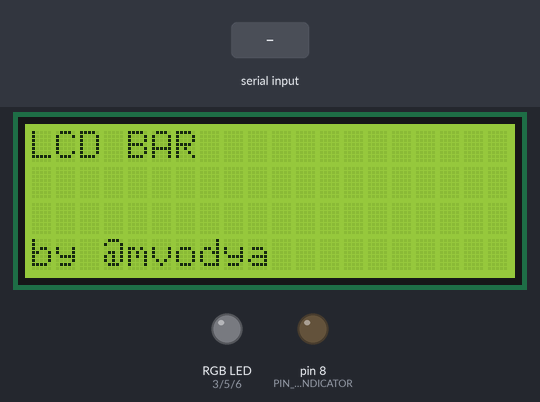
A sketch run on a simulated Arduino Uno, built with avr-gcc and run on an emulated ATmega328P. Shown: 20×4 character LCD, an RGB LED mixed from three pins (HIGH = lit), output pins drawn as LEDs (lit = HIGH). Inputs (shaded band) come from the test bench. Random numbers use the default seed unless the sketch sets one.

Above: at 3.8 s.
6.5 s: "BLCN;" received over Serial
At 7.7 s:
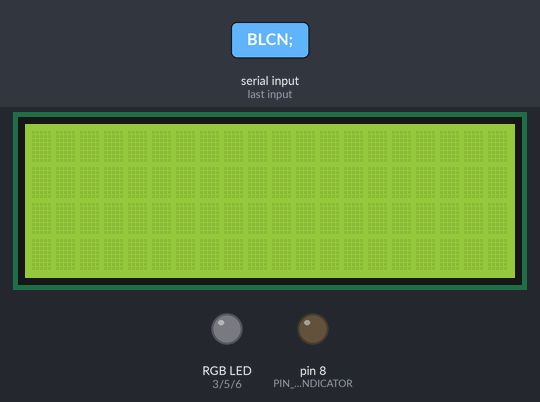
8.0 s: "BLCF;" received over Serial
At 9.0 s:
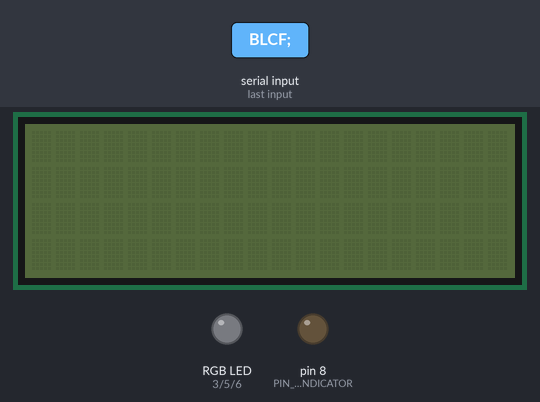
Timing chart, 0 to 11.0 s (numbered marks = the images above; inputs shaded):
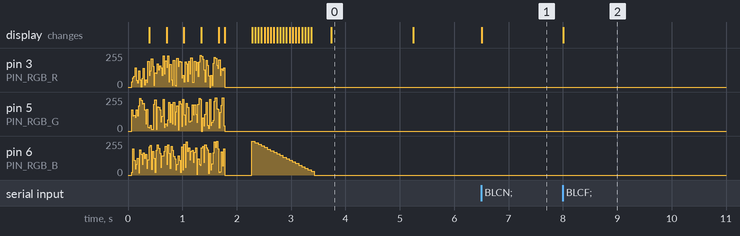

Measured:
- after the input at 6.5 s, the display: changes at once (image 1)
- after the input at 8.0 s, the display: changes at once (image 2)
- what the display in image 0 shows lasts 1.5 s, from 3.7 s to 5.2 s

The sketch:

ledbar-arduino.ino
```cpp
#include "ledbar.h"

LedBar *ledBar;

void setup() { ledBar = new LedBar(); }

void loop() { ledBar->tick(); }
```

ledbar.cpp
```cpp
#include "ledbar.h"

// Contructor
LedBar::LedBar() {
  // Init Serial
  Serial.begin(9600);
  // Init LCD display
  lcdInit();
  // Init I/O
  ioInit();
  // Random seed (from unused analog)
  randomSeed(analogRead(A0));
}

// Init LCD display
void LedBar::lcdInit() {
  // Init
  lcd = new LiquidCrystal_I2C(0x27, 20, 4);
  lcd->init();
  // Turn on backlight
  lcd->backlight();
  greetingLoad();
}

// Init output's/input's
void LedBar::ioInit() {
  // RGB Led
  pinMode(PIN_RGB_R, OUTPUT);
  pinMode(PIN_RGB_G, OUTPUT);
  pinMode(PIN_RGB_B, OUTPUT);
  // Connect indicator
  pinMode(PIN_CONNECT_INDICATOR, OUTPUT);
}

// Greetings display
void LedBar::greetingLoad() {
  // Random 0/1
  for (int i = 0; i < 4; i++) {
    lcd->setCursor(0, i);
    for (int j = 0; j < 20; j++) {
      lcd->print(random(2));
      // Random rgb blink
      rgbSet(random(255), random(255), random(255));
      delay(20);
    }
  }
  // Off rgb
  rgbSet(0, 0, 0);
  delay(500);
  // Remove random
  for (int i = 0; i < 20; i++) {
    rgbSet(0, 0, 255 - (i * 12));
    lcd->setCursor(i, 0);
    lcd->print(" ");
    lcd->setCursor(19 - i, 1);
    lcd->print(" ");
    lcd->setCursor(i, 2);
    lcd->print(" ");
    lcd->setCursor(19 - i, 3);
    lcd->print(" ");
    delay(50);
  }
  // Off rgb
  rgbSet(0, 0, 0);
  delay(300);
  // Draw device logo
  lcd->setCursor(0, 0);
  lcd->print("LCD BAR");
  lcd->setCursor(0, 3);
  lcd->print("by @mvodya");
  // Clear screen and off
  delay(1500);
  rgbSet(0, 0, 0);
  lcd->clear();
  lcd->noBacklight();
}

// RGB Control
void LedBar::rgbSet(int r, int g, int b) {
  // Red
  analogWrite(PIN_RGB_R, r);
  // Green
  analogWrite(PIN_RGB_G, g);
  // Blue
  analogWrite(PIN_RGB_B, b);
}

// Loop tick
void LedBar::tick() {
  while (Serial.available()) {
    // Blink connect indicator
    digitalWrite(PIN_CONNECT_INDICATOR, 1);
    // Read serial string
    String command = Serial.readStringUntil(';');
    // WRite SCreen
    if (command.substring(0, 4) == "WRSC") {
      int pos = command.substring(4, 5).toInt();
      String text = command.substring(5);
      lcd->setCursor(0, pos);
      lcd->print(text);
      // Clear right space
      for (int i = 0; i < 20 - text.length(); i++) {
        lcd->print(" ");
      }
    }
    // CLear SCreen
    if (command.substring(0, 4) == "CLSC") {
      lcd->clear();
    }
    // Back Light Control oFf
    if (command.substring(0, 4) == "BLCF") {
      lcd->noBacklight();
    }
    // Back Light Control oN
    if (command.substring(0, 4) == "BLCN") {
      lcd->backlight();
    }
    // Blink connect indicator
    digitalWrite(PIN_CONNECT_INDICATOR, 0);
  }
}
```

ledbar.h
```cpp
#include <LiquidCrystal_I2C.h>
#include "Arduino.h"

// RGB LED Pins
#define PIN_RGB_R 3
#define PIN_RGB_G 5
#define PIN_RGB_B 6
// Other output pins
#define PIN_CONNECT_INDICATOR 8

class LedBar {
  // LCD display
  LiquidCrystal_I2C *lcd;

 private:
  // Init LCD display
  void lcdInit();
  // Init output's/input's
  void ioInit();
  // Greetings display
  void greetingLoad();
  // On connection wait
  bool connectWait();
  // RGB Control
  void rgbSet(int r, int g, int b);

 public:
  // Contructor
  LedBar();
  // Loop tick
  void tick();
};
```
